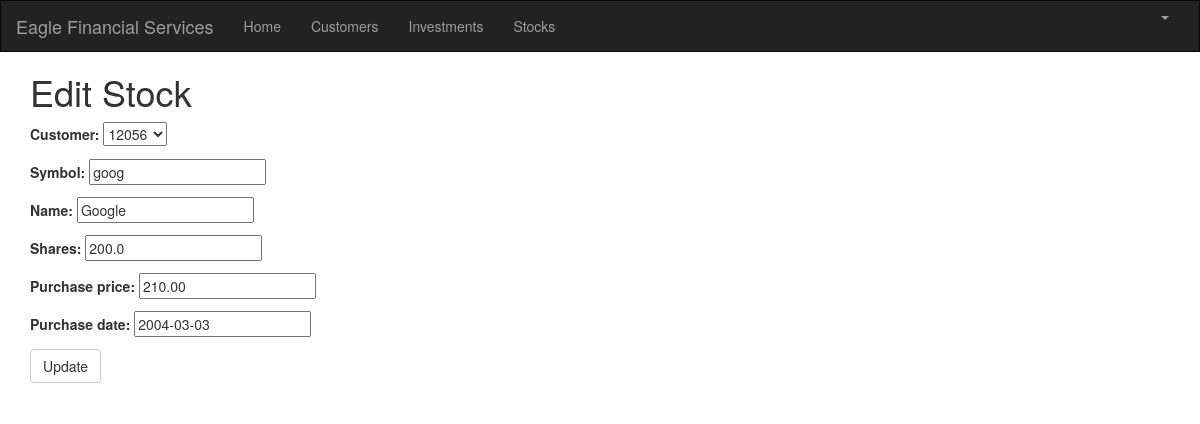
/stock/1/edit/ (signed in), run on the app's committed database.
### portfolio/models.py (models this page shows, shortened)
class Stock(models.Model):
    customer = models.ForeignKey(Customer, related_name='stocks')
    symbol = models.CharField(max_length=10)
    name = models.CharField(max_length=50)
    shares = models.DecimalField(max_digits=10, decimal_places=1)
    purchase_price = models.DecimalField(max_digits=10, decimal_places=2)
    purchase_date = models.DateField(default=timezone.now, blank=True, null=True)

### portfolio/views.py (the view)
# urls.py: url(r'^stock/(?P<pk>\d+)/edit/$', views.stock_edit, name='stock_edit'),
@login_required
def stock_edit(request, pk):
   stock = get_object_or_404(Stock, pk=pk)
   if request.method == "POST":
       form = StockForm(request.POST, instance=stock)
       if form.is_valid():
           stock = form.save()
           stock.updated_date = timezone.now()
           stock.save()
           stocks = Stock.objects.filter(purchase_date__lte=timezone.now())
           return render(request, 'portfolio/stock_list.html', {'stocks': stocks})
   else:
       form = StockForm(instance=stock)
   return render(request, 'portfolio/stock_edit.html', {'form': form})

### portfolio/forms.py
class StockForm(forms.ModelForm):
    class Meta:
        model = Stock
        fields = ('customer', 'symbol', 'name', 'shares', 'purchase_price', 'purchase_date',)

### portfolio/models.py (called while the page is built)
    def __str__(self):
        return str(self.cust_number)

### portfolio/templates/portfolio/stock_edit.html
{% extends 'portfolio/base.html' %}
{% block content %}
    <h1>Edit Stock</h1>
    <form method="POST" class="stock-form">{% csrf_token %}
        {{ form.as_p }}
        <button type="submit" class="save btn btn-default">Update</button>
    </form>
{% endblock %}

### data on the page
Stock: customer "12056", symbol "goog", name "Google", shares "200.0", purchase_price "210.00", purchase_date "2004-03-03"
